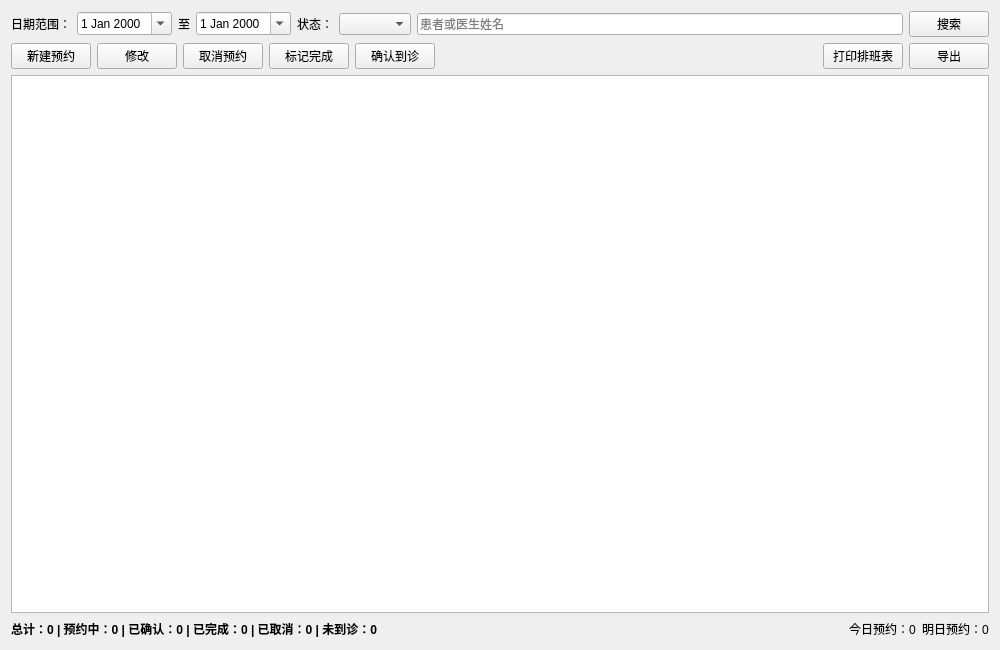
<?xml version="1.0" encoding="UTF-8"?>
<ui version="4.0">
<class>appointmentview</class>
<widget class="QWidget" name="appointmentview">
 <property name="geometry">
  <rect>
   <x>0</x>
   <y>0</y>
   <width>1000</width>
   <height>650</height>
  </rect>
 </property>
 <property name="windowTitle">
  <string>预约管理</string>
 </property>
 <layout class="QVBoxLayout" name="verticalLayout">
  <item>
   <layout class="QHBoxLayout" name="filterLayout">
    <item>
     <widget class="QLabel" name="label">
      <property name="text">
       <string>日期范围：</string>
      </property>
     </widget>
    </item>
    <item>
     <widget class="QDateEdit" name="dateFrom">
      <property name="calendarPopup">
       <bool>true</bool>
      </property>
     </widget>
    </item>
    <item>
     <widget class="QLabel" name="label_2">
      <property name="text">
       <string>至</string>
      </property>
     </widget>
    </item>
    <item>
     <widget class="QDateEdit" name="dateTo">
      <property name="calendarPopup">
       <bool>true</bool>
      </property>
     </widget>
    </item>
    <item>
     <widget class="QLabel" name="label_3">
      <property name="text">
       <string>状态：</string>
      </property>
     </widget>
    </item>
    <item>
     <widget class="QComboBox" name="cmbStatus">
     </widget>
    </item>
    <item>
     <widget class="QLineEdit" name="txtSearch">
      <property name="placeholderText">
       <string>患者或医生姓名</string>
      </property>
     </widget>
    </item>
    <item>
     <widget class="QPushButton" name="btnSearch">
      <property name="text">
       <string>搜索</string>
      </property>
     </widget>
    </item>
   </layout>
  </item>
  <item>
   <layout class="QHBoxLayout" name="buttonLayout">
    <item>
     <widget class="QPushButton" name="btnAdd">
      <property name="text">
       <string>新建预约</string>
      </property>
     </widget>
    </item>
    <item>
     <widget class="QPushButton" name="btnEdit">
      <property name="text">
       <string>修改</string>
      </property>
     </widget>
    </item>
    <item>
     <widget class="QPushButton" name="btnCancel">
      <property name="text">
       <string>取消预约</string>
      </property>
     </widget>
    </item>
    <item>
     <widget class="QPushButton" name="btnComplete">
      <property name="text">
       <string>标记完成</string>
      </property>
     </widget>
    </item>
    <item>
     <widget class="QPushButton" name="btnConfirm">
      <property name="text">
       <string>确认到诊</string>
      </property>
     </widget>
    </item>
    <item>
     <spacer name="horizontalSpacer">
      <property name="orientation">
       <enum>Qt::Horizontal</enum>
      </property>
      <property name="sizeHint" stdset="0">
       <size>
        <width>40</width>
        <height>20</height>
       </size>
      </property>
     </spacer>
    </item>
    <item>
     <widget class="QPushButton" name="btnPrintSchedule">
      <property name="text">
       <string>打印排班表</string>
      </property>
     </widget>
    </item>
    <item>
     <widget class="QPushButton" name="btnExport">
      <property name="text">
       <string>导出</string>
      </property>
     </widget>
    </item>
   </layout>
  </item>
  <item>
   <widget class="QTableView" name="tableView">
    <property name="alternatingRowColors">
     <bool>true</bool>
    </property>
    <property name="selectionMode">
     <enum>QAbstractItemView::SingleSelection</enum>
    </property>
    <property name="selectionBehavior">
     <enum>QAbstractItemView::SelectRows</enum>
    </property>
    <property name="sortingEnabled">
     <bool>true</bool>
    </property>
   </widget>
  </item>
  <item>
   <layout class="QHBoxLayout" name="statsLayout">
    <item>
     <widget class="QLabel" name="lblCount">
      <property name="text">
       <string>总计：0 | 预约中：0 | 已确认：0 | 已完成：0 | 已取消：0 | 未到诊：0</string>
      </property>
      <property name="styleSheet">
       <string notr="true">font-weight: bold;</string>
      </property>
     </widget>
    </item>
    <item>
     <spacer name="horizontalSpacer_2">
      <property name="orientation">
       <enum>Qt::Horizontal</enum>
      </property>
      <property name="sizeHint" stdset="0">
       <size>
        <width>40</width>
        <height>20</height>
       </size>
      </property>
     </spacer>
    </item>
    <item>
     <widget class="QLabel" name="lblToday">
      <property name="text">
       <string>今日预约：0</string>
      </property>
     </widget>
    </item>
    <item>
     <widget class="QLabel" name="lblTomorrow">
      <property name="text">
       <string>明日预约：0</string>
      </property>
     </widget>
    </item>
   </layout>
  </item>
 </layout>
</widget>
<resources/>
<connections/>
</ui>
